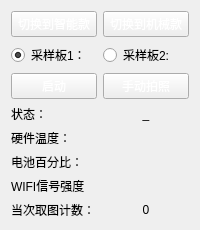
         <widget class="QWidget" name="tab">
          <attribute name="title">
           <string>双采样板</string>
          </attribute>
          <layout class="QGridLayout" name="gridLayout_11">
           <item row="1" column="0">
            <widget class="QRadioButton" name="cBSampleBoard1">
             <property name="text">
              <string>采样板1：</string>
             </property>
             <property name="checked">
              <bool>true</bool>
             </property>
             <attribute name="buttonGroup">
              <string notr="true">buttonGroup</string>
             </attribute>
            </widget>
           </item>
           <item row="1" column="1">
            <widget class="QRadioButton" name="cBSampleBoard2">
             <property name="text">
              <string>采样板2:</string>
             </property>
             <attribute name="buttonGroup">
              <string notr="true">buttonGroup</string>
             </attribute>
            </widget>
           </item>
           <item row="4" column="1">
            <widget class="QLabel" name="lbTemp1">
             <property name="text">
              <string/>
             </property>
            </widget>
           </item>
           <item row="3" column="0">
            <widget class="QLabel" name="label_49">
             <property name="text">
              <string>状态：</string>
             </property>
            </widget>
           </item>
           <item row="7" column="1">
            <widget class="QLabel" name="label_69">
             <property name="text">
              <string>0</string>
             </property>
             <property name="alignment">
              <set>Qt::AlignmentFlag::AlignCenter</set>
             </property>
            </widget>
           </item>
           <item row="6" column="0">
            <widget class="QLabel" name="label_50">
             <property name="text">
              <string>WIFI信号强度</string>
             </property>
            </widget>
           </item>
           <item row="2" column="0">
            <widget class="QPushButton" name="pBSampleBoardConnect">
             <property name="minimumSize">
              <size>
               <width>0</width>
               <height>0</height>
              </size>
             </property>
             <property name="styleSheet">
              <string notr="true">color: white;</string>
             </property>
             <property name="text">
              <string>启动</string>
             </property>
            </widget>
           </item>
           <item row="6" column="1">
            <widget class="QLabel" name="lbWifi1">
             <property name="text">
              <string/>
             </property>
            </widget>
           </item>
           <item row="4" column="0">
            <widget class="QLabel" name="label_59">
             <property name="text">
              <string>硬件温度：</string>
             </property>
            </widget>
           </item>
           <item row="5" column="1">
            <widget class="QLabel" name="lbBattry1">
             <property name="text">
              <string/>
             </property>
            </widget>
           </item>
           <item row="5" column="0">
            <widget class="QLabel" name="label_53">
             <property name="text">
              <string>电池百分比：</string>
             </property>
            </widget>
           </item>
           <item row="7" column="0">
            <widget class="QLabel" name="label_44">
             <property name="text">
              <string>当次取图计数：</string>
             </property>
            </widget>
           </item>
           <item row="2" column="1">
            <widget class="QPushButton" name="pBManuallyTrigger">
             <property name="styleSheet">
              <string notr="true">color: white;</string>
             </property>
             <property name="text">
              <string>手动拍照</string>
             </property>
            </widget>
           </item>
           <item row="3" column="1">
            <widget class="QLabel" name="lbState1">
             <property name="text">
              <string>_</string>
             </property>
             <property name="alignment">
              <set>Qt::AlignmentFlag::AlignCenter</set>
             </property>
            </widget>
           </item>
           <item row="0" column="0">
            <widget class="QPushButton" name="pBSwitchMode">
             <property name="minimumSize">
              <size>
               <width>0</width>
               <height>0</height>
              </size>
             </property>
             <property name="styleSheet">
              <string notr="true">color: white;</string>
             </property>
             <property name="text">
              <string>切换到智能款</string>
             </property>
             <property name="checkable">
              <bool>true</bool>
             </property>
            </widget>
           </item>
           <item row="0" column="1">
            <widget class="QPushButton" name="pBSwitchMode_2">
             <property name="minimumSize">
              <size>
               <width>0</width>
               <height>0</height>
              </size>
             </property>
             <property name="styleSheet">
              <string notr="true">color: white;</string>
             </property>
             <property name="text">
              <string>切换到机械款</string>
             </property>
             <property name="checkable">
              <bool>true</bool>
             </property>
            </widget>
           </item>
          </layout>
         </widget>
